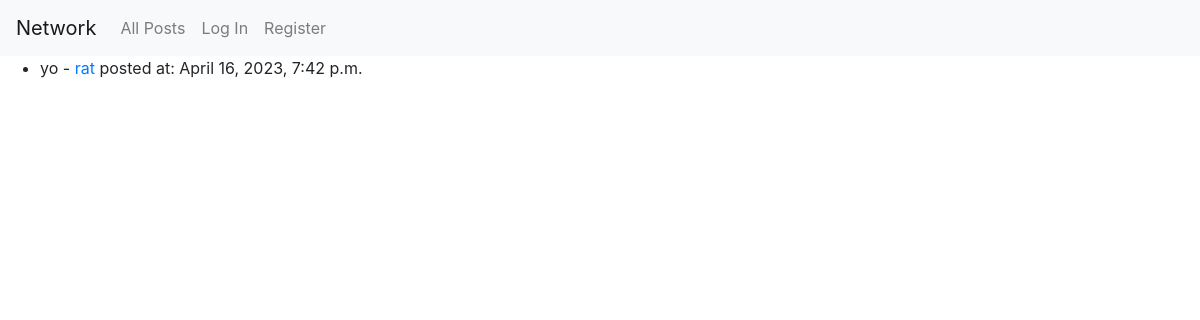
Before: / with the older database file.
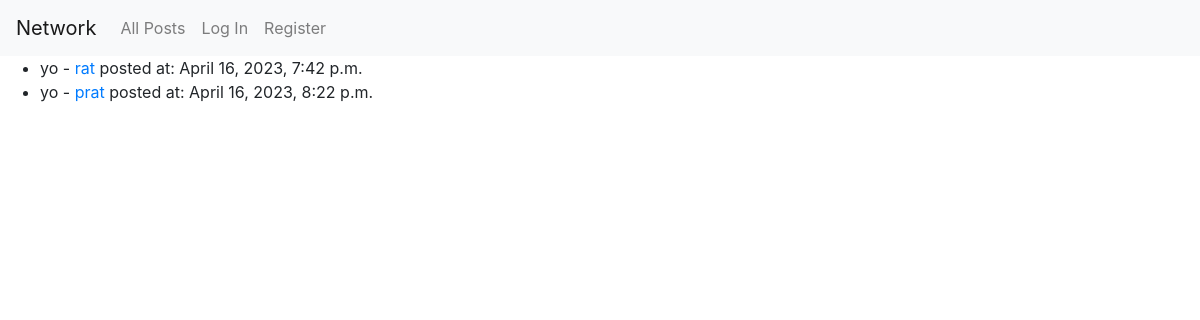
After: the same page with the newer database file.
### network/models.py (models this page shows)
class Post(models.Model):
    content = models.TextField()
    author = models.ForeignKey(User, on_delete=models.CASCADE)
    created_at = models.DateTimeField(auto_now_add = True)
    liked_by = models.ManyToManyField(User, related_name='liked_posts')
    dislikes = models.IntegerField(default=0)

class User(AbstractUser):
    following = models.ManyToManyField('self', blank=True, symmetrical=False, related_name='followers')
    followers_count = models.IntegerField(default=0)
    following_count = models.IntegerField(default=0)

### network/views.py (the view)
# urls.py: path("", views.index, name="index"),
def index(request):
    if request.method == 'POST':
        postText = request.POST.get('postText')
        form_type = request.POST.get('formType')
        if request.POST.get('post'):
            p_id = request.POST.get('post')
            post = Post.objects.get(pk=p_id)
            post.content = postText
            post.save()
        elif(request.POST.get('delete')):
            p_id = request.POST.get('delete')
            post = Post.objects.get(pk=p_id)
            post.delete()
        else:
            post = Post.objects.create(content=postText, author=request.user)
        post_list = Post.objects.all()
        paginator = Paginator(post_list, 10)
        page = request.GET.get('page')
        posts = paginator.get_page(page)
        return render(request, 'network/index.html', {'posts': posts})
    else:
        post_list = Post.objects.all()
        paginator = Paginator(post_list, 10)
        page = request.GET.get('page')
        posts = paginator.get_page(page)
        return render(request, 'network/index.html', {'posts': posts})

### network/templates/network/index.html (shortened to what this page needs)
{% extends "network/layout.html" %}
{% block body %}
    {% if posts %}
        <ul>
            {% for post in posts %}
                <li>{{ post.content }} - <a href="{% url 'profile' post.author.id %}">{{ post.author.username }}</a> posted at: {{post.created_at}}
                </li>
            {% endfor %}
        </ul>
    {% else %}
        <p>No posts found.</p>
    {% endif %}
{% endblock %}

Changed rows visible on the page:
added Post: content "yo", author.username "prat", created_at "April 16, 2023, 8:22 p.m."
